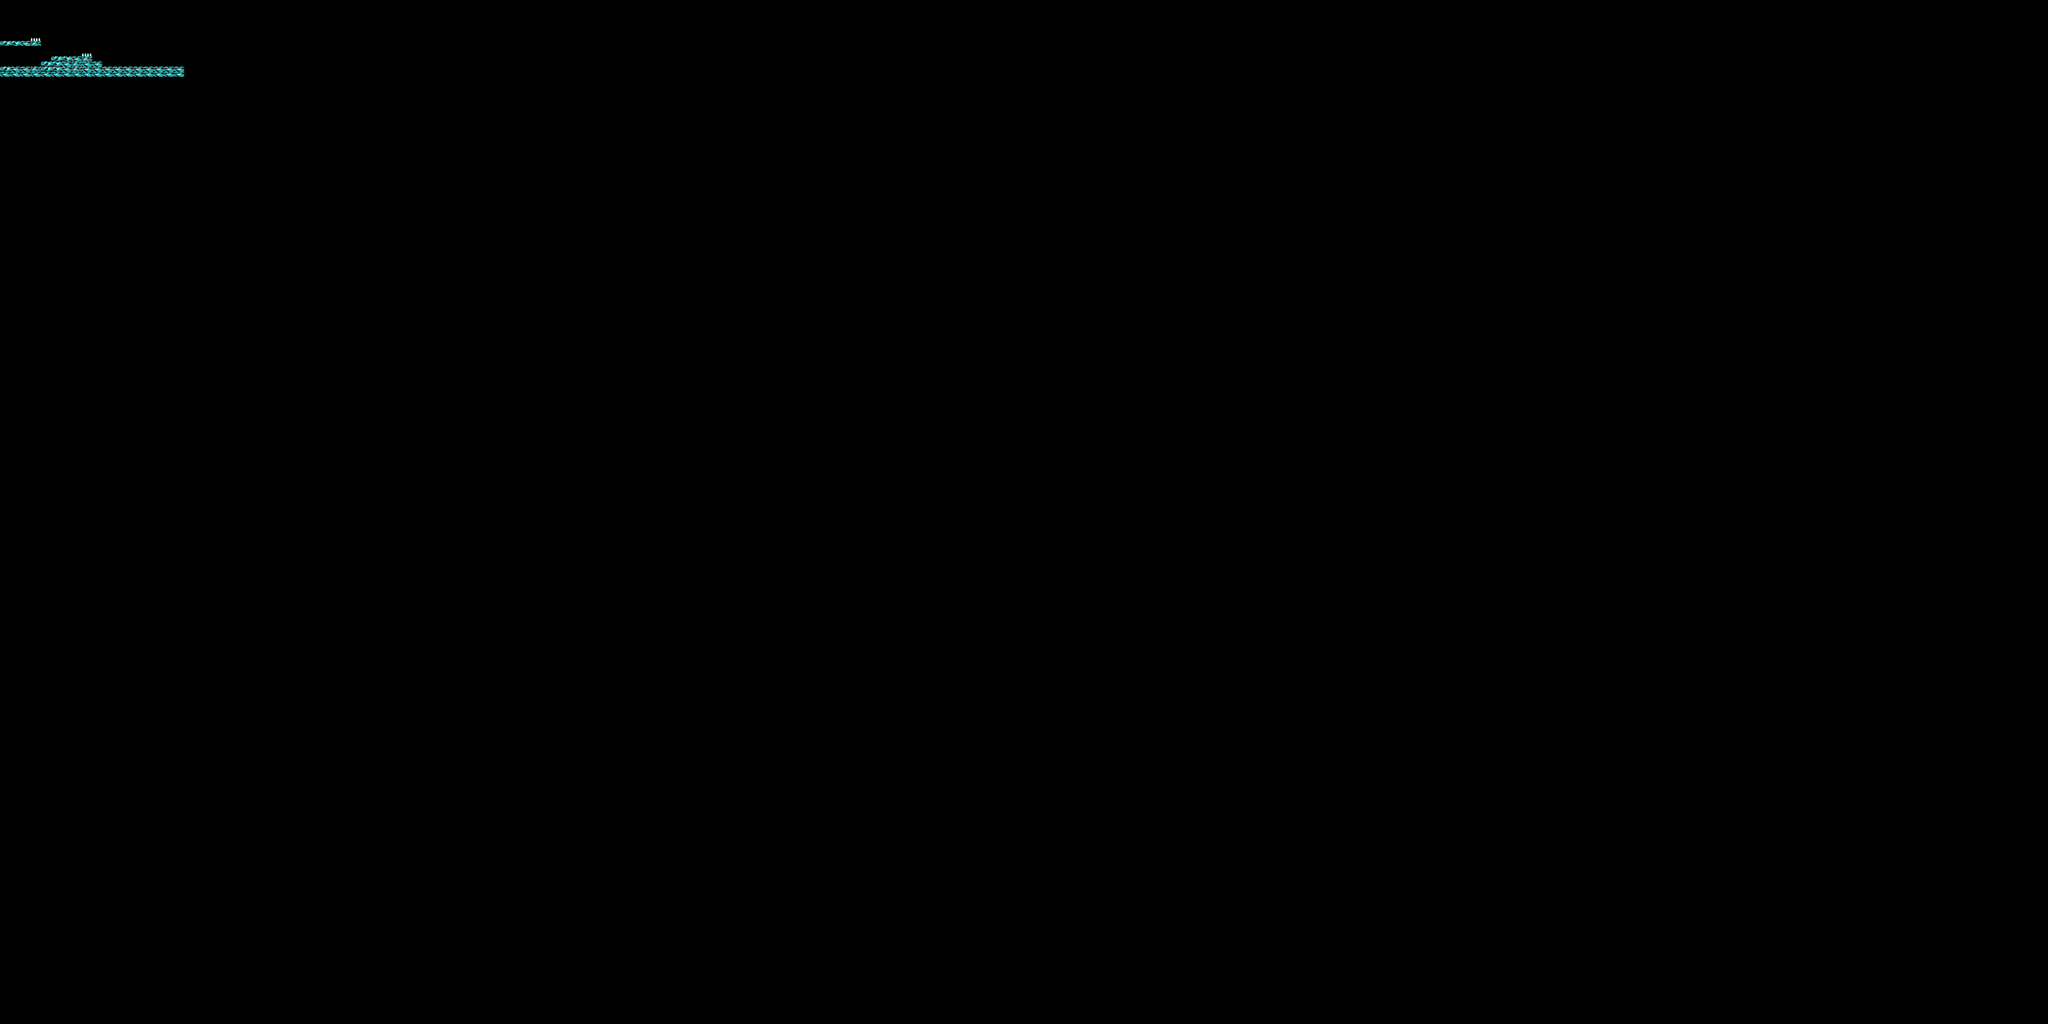

A level layout from a 2D game, rendered from its tile map. Below: a short description, then the map file with tile-grid data replaced by summaries:
An orthogonal 200x200 tile map with 16x8 px tiles, 1 tile layer (Tile Layer 1).

<map version="1.4" tiledversion="1.4.3" orientation="orthogonal" renderorder="right-down" width="200" height="200" tilewidth="16" tileheight="8" infinite="0" nextlayerid="2" nextobjectid="1">
 <tileset firstgid="1" source="TILESUP.tsx" />
 <layer id="1" name="Tile Layer 1" width="200" height="200">
  <data>[40000 cells, 40000 non-empty, 6 distinct tile ids]</data>
 </layer>
</map>
